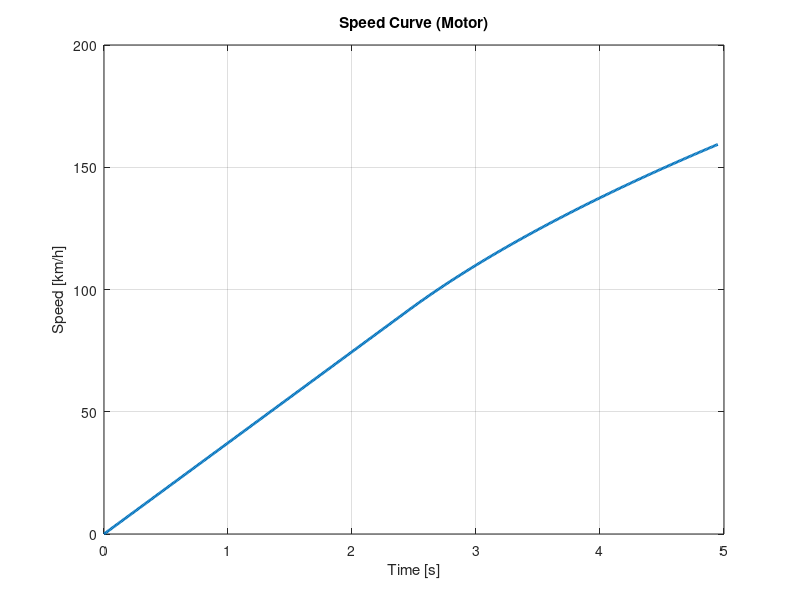

This figure's MATLAB source: (Note: this script raises an error after producing the figure.)
%% Clean up
clearvars; close all; clc;

%% Motor & vehicle parameters 
M_torque = 220;             % [N·m] max motor torque (torque cap)
Power    = 80;              % [kW] motor power (constant-power region)
KMV      = 12;              % [RPM/V] motor speed constant
Max_V    = 504;             % [V] max DC link voltage
M_RPM    = KMV * Max_V;     % [RPM] motor max speed (no-load)
initial_v = 0;              % [m/s] initial vehicle speed

tire_diameter_in = 16;      % [in] tire diameter
FDR               = 2.91;   % final drive ratio
eta_drivetrain    = 0.92;    
m_kg              = 280;     

%% Derived geometry
tire_radius_m = (tire_diameter_in * 0.0254) / 2;    % [m]

%% Torque & power maps vs RPM 
RPM    = 0:M_RPM;                                        % [RPM], includes 0
Torque = 9.549297 * (Power*1000) ./ max(RPM, 1);         % [N·m]
Torque = min(Torque, M_torque);                          % clamp to max torque
PowerMV = (Torque .* RPM) / 9.549297;                    % [W] = T[Nm]*RPM / 9.5493

%% RPM-limited (no-load) top speed
wheel_RPM_max    = M_RPM / FDR;
wheel_omega_max  = wheel_RPM_max * 2*pi/60;              % [rad/s]
v_max_mps        = wheel_omega_max * tire_radius_m;      % [m/s]
v_max_kmh        = v_max_mps * 3.6;
v_max_mph        = v_max_mps * 2.23694;
fprintf('RPM-limited vmax (no resistances): %.1f km/h (%.1f mph)\n', v_max_kmh, v_max_mph);

%% Speed ramp integration (ignore rolling resistance, aero, and losses)
dt   = 0.01;               % [s] integration step
tEnd = 60;                 % [s] simulate up to this time (or until RPM limit)
N    = ceil(tEnd/dt) + 1;

t = zeros(N,1);
v = zeros(N,1);            % [m/s]
v(1) = initial_v;

for k = 1:N-1
    % Current motor RPM from current vehicle speed
    wheel_omega = v(k) / tire_radius_m;                        % [rad/s]
    motor_RPM   = (wheel_omega * 60/(2*pi)) * FDR;             % [RPM]

    % Stop at RPM limit
    if motor_RPM >= M_RPM
        t = t(1:k); v = v(1:k);
        break
    end

    % Available motor torque at this RPM 
    Tm = interp1(RPM, Torque, motor_RPM, 'linear', 'extrap'); 
    if Tm < 0, Tm = 0; end

    % Wheel traction force 
    Twheel = Tm * FDR * eta_drivetrain;                       
    F_trac = Twheel / tire_radius_m;                          

    % Acceleration and integration
    a = F_trac / m_kg;                                         
    v(k+1) = v(k) + a*dt;
    t(k+1) = t(k) + dt;

    % Early stop if velocity change becomes negligible
    if k > 200 && abs(v(k+1)-v(k)) < 1e-6
        t = t(1:k+1); v = v(1:k+1);
        break
    end
end

%% Plot: Speed ramp (km/h vs s)
figure(2); clf
plot(t, v*3.6, 'LineWidth', 2); grid on
xlabel('Time [s]'); ylabel('Speed [km/h]');
title('Speed Curve (Motor)');

%% Plot: Motor torque & power vs RPM
figure(1); clf
yyaxis left
plot(RPM, Torque, 'b', 'LineWidth', 2);
ylabel('Torque [N·m]');
ylim([0, M_torque*1.05]);

yyaxis right
plot(RPM, PowerMV/1000, 'r', 'LineWidth', 2);
ylabel('Power [kW]');
ylim([0, Power*1.05]);

grid on
title('Motor Torque and Power vs RPM');
xlabel('RPM');
legend('Torque','Power','Location','best');
